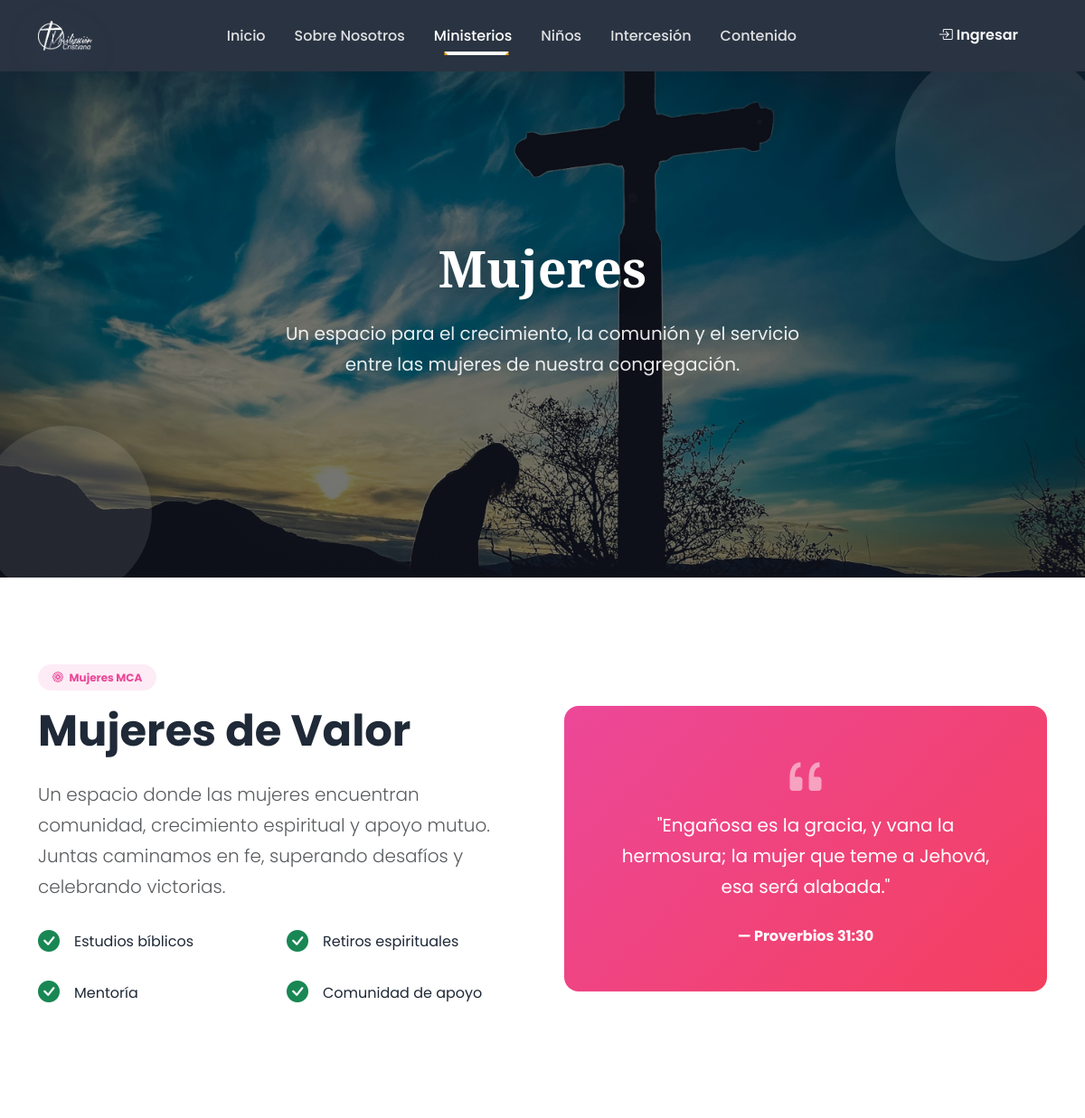
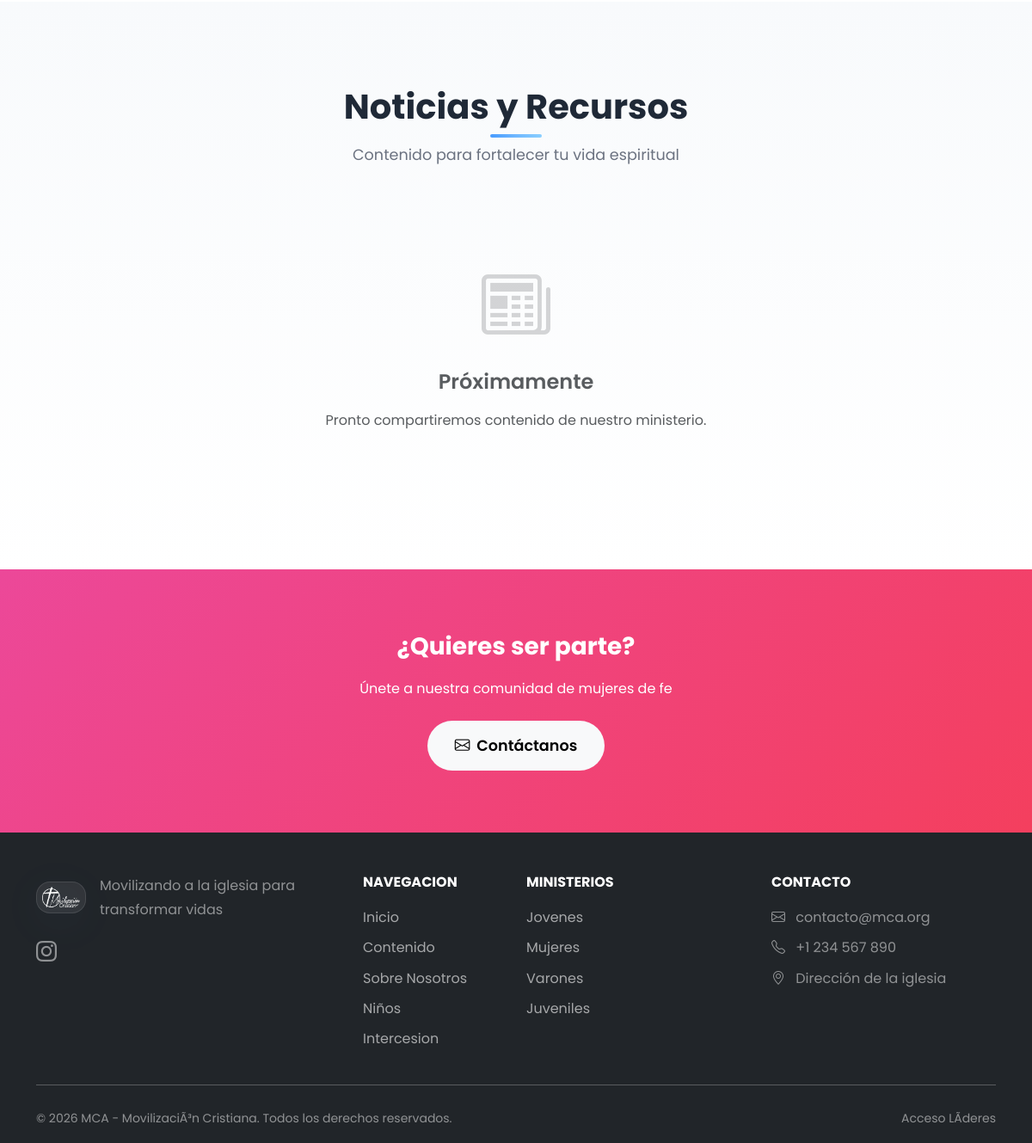
The page /MCA/mujeres.php on the database its author committed (2 pictures, top to bottom).
### tables this page shows
CREATE TABLE `seccion_config` (
  `id` int(11) NOT NULL,
  `seccion_key` varchar(50) NOT NULL,
  `header_image_url` varchar(255) DEFAULT NULL,
  `header_title` varchar(255) DEFAULT NULL,
  `header_subtitle` text DEFAULT NULL,
  `updated_at` timestamp NOT NULL DEFAULT current_timestamp() ON UPDATE current_timestamp()
);

### MCA/includes/functions.php (called while the page is built, shortened)
<?php
function sanitize($input) {
    return htmlspecialchars(trim($input), ENT_QUOTES, 'UTF-8');
}
function getSectionConfig($sectionKey, $refresh = false) {
    try {
        $pdo = getConnection();
        $stmt = $pdo->prepare("SELECT * FROM seccion_config WHERE seccion_key = ?");
        $stmt->execute([$sectionKey]);
        $config = $stmt->fetch(PDO::FETCH_ASSOC);
        if ($config) {
            return $config;
        }
    } catch (Exception $e) {
    }
    return [];
}

### MCA/mujeres.php (the view, shortened to what this page needs)
<?php
$seccion = 'mujeres';
require_once __DIR__ . '/includes/header.php';
$publicaciones = getPublications($seccion, 12);
$sectionConfig = getSectionConfig($seccion);
$heroStyle = 'min-height: 50vh; background: linear-gradient(135deg, #ec4899 0%, #f43f5e 100%);';
if (!empty($sectionConfig['header_image_url'])) {
    $imageUrl = BASE_URL . $sectionConfig['header_image_url'];
    $heroStyle = "min-height: 50vh; background-image: linear-gradient(rgba(0,0,0,0.5), rgba(0,0,0,0.5)), url('{$imageUrl}'); background-size: cover; background-position: center;";
}
$heroTitle = $sectionConfig['header_title'] ?? 'Ministerio de Mujeres';
$heroSubtitle = $sectionConfig['header_subtitle'] ?? 'Fortaleza, gracia y sabiduría divina. Mujeres que inspiran y transforman su entorno.';
?>
<section class="hero-section text-white" style="<?= $heroStyle ?>">
    <div class="floating-shapes">
        <div class="shape"></div>
        <div class="shape"></div>
    </div>
    <div class="container">
        <div class="row align-items-center justify-content-center text-center" style="min-height: 50vh;">
            <div class="col-lg-8 hero-content" data-aos="fade-up">
                <h1 class="hero-title display-heading"><?= sanitize($heroTitle) ?></h1>
                <p class="hero-subtitle mx-auto">
                    <?= sanitize($heroSubtitle) ?>
                </p>
            </div>
        </div>
    </div>
</section>
<section class="py-5">
    <div class="container py-5">
        <div class="row align-items-center g-5">
            <div class="col-lg-6" data-aos="fade-right">
                <span class="badge mb-3 px-3 py-2 rounded-pill" style="background: rgba(236, 72, 153, 0.1); color: #ec4899;">
                    <i class="bi bi-flower1 me-1"></i> Mujeres MCA
                </span>
                <h2 class="display-5 fw-bold mb-4">Mujeres de Valor</h2>
                <p class="lead text-muted mb-4">
                    Un espacio donde las mujeres encuentran comunidad, crecimiento espiritual y apoyo mutuo.
                    Juntas caminamos en fe, superando desafíos y celebrando victorias.
                </p>
                <div class="row g-3 mb-4">
                    <div class="col-6">
                        <div class="d-flex align-items-center">
                            <i class="bi bi-check-circle-fill text-success fs-4 me-3"></i>
                            <span>Estudios bíblicos</span>
                        </div>
                    </div>
                    <div class="col-6">
                        <div class="d-flex align-items-center">
                            <i class="bi bi-check-circle-fill text-success fs-4 me-3"></i>
                            <span>Retiros espirituales</span>
                        </div>
                    </div>
                    <div class="col-6">
                        <div class="d-flex align-items-center">
                            <i class="bi bi-check-circle-fill text-success fs-4 me-3"></i>
                            <span>Mentoría</span>
                        </div>
                    </div>
                    <div class="col-6">
                        <div class="d-flex align-items-center">
                            <i class="bi bi-check-circle-fill text-success fs-4 me-3"></i>
                            <span>Comunidad de apoyo</span>
                        </div>
                    </div>
                </div>
            </div>
            <div class="col-lg-6" data-aos="fade-left">
                <div class="rounded-4 p-5 text-white text-center" style="background: linear-gradient(135deg, #ec4899, #f43f5e);">
                    <i class="bi bi-quote display-4 mb-3 opacity-50"></i>
                    <p class="fs-5 mb-4">
                        "Engañosa es la gracia, y vana la hermosura; la mujer que teme a Jehová, esa será alabada."
                    </p>
                    <p class="fw-bold mb-0">— Proverbios 31:30</p>
                </div>
            </div>
        </div>
    </div>
</section>
<section class="py-5 bg-light-gradient">
    <div class="container py-5">
        <div class="section-header" data-aos="fade-up">
            <h2>Noticias y Recursos</h2>
            <p>Contenido para fortalecer tu vida espiritual</p>
        </div>
        <?php if (!empty($publicaciones)): ?>
        <div class="row g-4">
            <?php foreach ($publicaciones as $post): ?>
            <div class="col-lg-4 col-md-6" data-aos="fade-up">
                <div class="card blog-card h-100">
                    <?php if ($post['imagen']): ?>
                    <img src="<?= BASE_URL . $post['imagen'] ?>" class="card-img-top" alt="<?= sanitize($post['titulo']) ?>">
                    <?php else: ?>
                    <div class="card-img-top d-flex align-items-center justify-content-center" style="height: 200px; background: linear-gradient(135deg, #ec4899, #f43f5e);">
                        <i class="bi bi-flower1 text-white display-4"></i>
                    </div>
                    <?php endif; ?>
                    <div class="card-body">
                        <div class="card-meta">
                            <span><i class="bi bi-calendar3 me-1"></i><?= formatDate($post['created_at']) ?></span>
                        </div>
                        <h5 class="card-title"><?= sanitize($post['titulo']) ?></h5>
                        <p class="card-text"><?= sanitize(substr(strip_tags($post['contenido']), 0, 100)) ?>...</p>
                    </div>
                    <div class="card-footer bg-transparent border-0 pb-3">
                        <a href="<?= BASE_URL ?>/publicacion.php?id=<?= $post['id'] ?>" class="btn btn-sm" style="border-color: #ec4899; color: #ec4899;">
                            Leer Más <i class="bi bi-arrow-right"></i>
                        </a>
                    </div>
                </div>
            </div>
            <?php endforeach; ?>
        </div>
        <?php else: ?>
        <div class="text-center py-5">
            <i class="bi bi-newspaper display-1 text-muted opacity-25"></i>
            <h4 class="mt-4 text-muted">Próximamente</h4>
            <p class="text-muted">Pronto compartiremos contenido de nuestro ministerio.</p>
        </div>
        <?php endif; ?>
    </div>
</section>
<section class="py-5 text-white" style="background: linear-gradient(135deg, #ec4899, #f43f5e);">
    <div class="container py-4 text-center">
        <h3 class="fw-bold mb-3">¿Quieres ser parte?</h3>
        <p class="opacity-90 mb-4">Únete a nuestra comunidad de mujeres de fe</p>
        <a href="<?= BASE_URL ?>/formularios.php" class="btn btn-light btn-lg">
            <i class="bi bi-envelope me-2"></i>Contáctanos
        </a>
    </div>
</section>
<?php require_once __DIR__ . '/includes/footer.php'; ?>

### rows shown on the page
seccion_config: header_image_url (picture), header_title "Mujeres", header_subtitle "Un espacio para el crecimiento, la comunión y el servicio entre las mujeres de nuestra congregación."

### other values the page prints
getSetting('site_email', 'contacto@mca.org') "contacto@mca.org"
getSetting('site_phone', '+56 9 1234 5678') "+1 234 567 890"
getSetting('site_address', 'Santiago, Chile') "Dirección de la iglesia"
